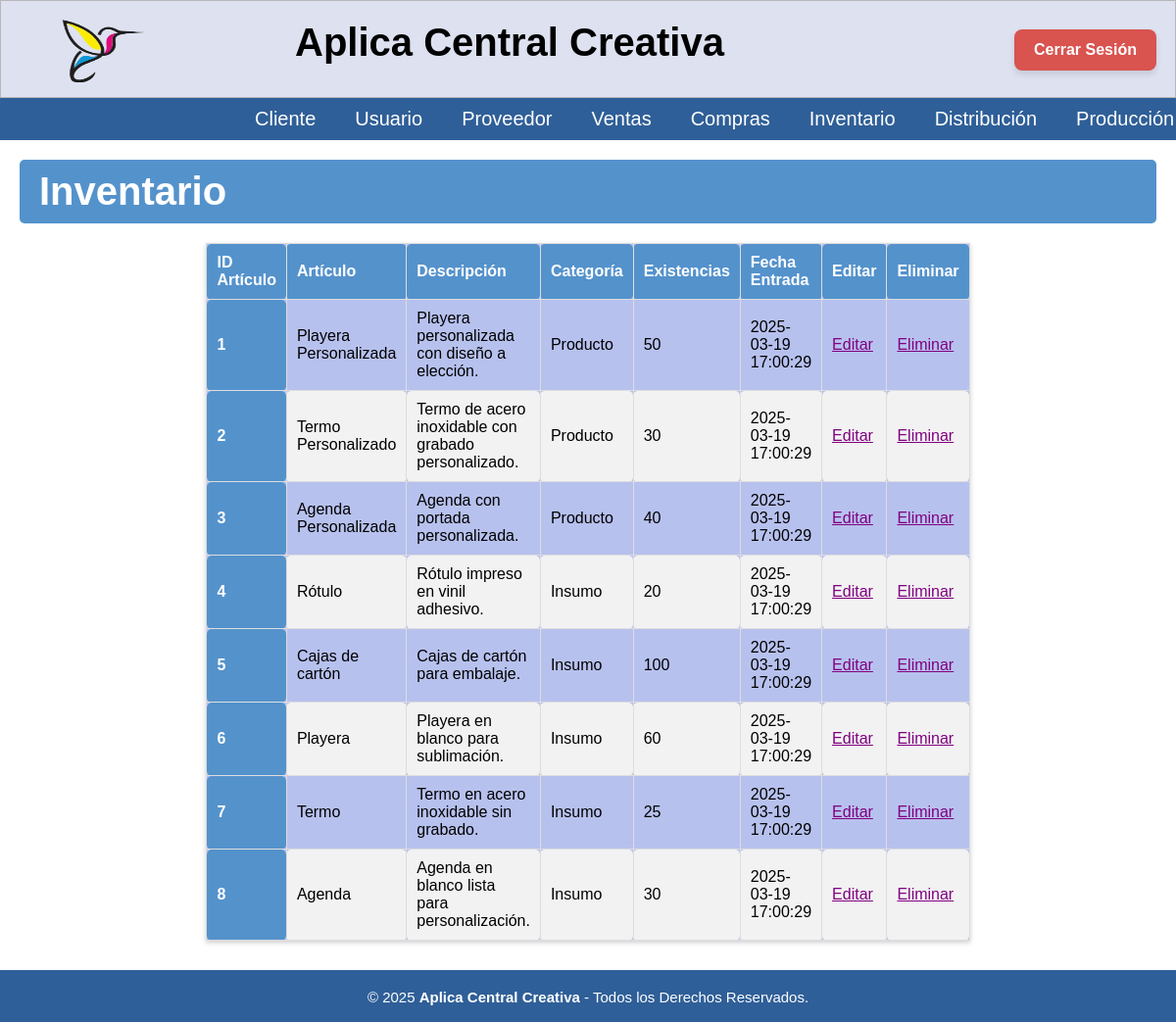
Screenshot of /Inventario/Inventario.php (signed in) with the database file from the repository.
### tables this page shows
create table articulos(
id_articulo INT NOT NULL PRIMARY KEY,
nombre_articulo VARCHAR(70) NOT NULL,
descripcion TEXT NOT NULL,
categoria ENUM('Insumo', 'Producto') NOT NULL,  
precio NUMERIC(16,2),
costo NUMERIC(16,2),
existencias INT NOT NULL DEFAULT 0,
imagen VARCHAR(255),
fecha_registro DATETIME NOT NULL
);

### Inventario/Inventario.php (the view, shortened to what this page needs)
<?php
include('../BD/ConexionBD.php');
include('../Nav/header.php');
?>
<body>
    <h1 class="titulo">Inventario</h1>
    <table class='tabla_inv'>
        <thead>
            <tr class='cont'>
                <th scope='col'>ID Artículo</th>
                <th scope='col'>Artículo</th>
                <th scope='col'>Descripción</th>
                <th scope='col'>Categoría</th>
                <th scope='col'>Existencias</th>
                <th scope='col'>Fecha Entrada</th>
                <th scope='col'>Editar</th>
                <th scope='col'>Eliminar</th>
            </tr>
        </thead>
        <tbody>
            <?php
            $sql = "SELECT * FROM articulos";
            $result = $conn->query($sql);
            if ($result->num_rows > 0) {
                while ($fila = $result->fetch_assoc()) :
            ?>
                    <tr>
                        <th scope='row'><?= htmlspecialchars($fila['id_articulo']) ?></th>
                        <td><?= htmlspecialchars($fila['nombre_articulo']) ?></td>
                        <td><?= htmlspecialchars($fila['descripcion']) ?></td>
                        <td><?= htmlspecialchars($fila['categoria']) ?></td>
                        <td><?= htmlspecialchars($fila['existencias']) ?></td>
                        <td><?= htmlspecialchars($fila['fecha_registro']) ?></td>
                        <td><a href='Editar/Modificar_I.php?id_articulo=<?= htmlspecialchars($fila['id_articulo']) ?>' class='editar'>Editar</a></td>
                        <td><a href='Eliminar/Eliminar_Inventario.php?id_articulo=<?= htmlspecialchars($fila['id_articulo']) ?>'>Eliminar</a></td>
                    </tr>
            <?php
                endwhile;
            } else {
                echo "<tr><td colspan='9'>No hay artículos en el inventario.</td></tr>";
            }
            ?>
        </tbody>
    </table>
</body>
<?php
include('../Nav/footer.php');
?>
</html>

### CSS/menu.css (style rules this page uses)
* { padding: 0px; margin: 0px; }

### CSS/cabecera.css (style rules this page uses)
* { font-family: 'Roboto', sans-serif; }
html { font-size: 20px; overflow-y: auto; }

### CSS/tablas_boton.css (style rules this page uses)
.titulo { background-color: #5492cc; color: white; padding: 10px 20px; border: none; border-radius: 5px; cursor: pointer; font-family: 'Poppins', sans-serif; margin-left: 20px; margin-top: 20px; margin-right: 20px; }
.tabla_inv { border-collapse: collapse; width: 40%; margin: 20px auto; font-family: 'Roboto', sans-serif; background-color: #b7c1ee; box-shadow: 0 2px 5px rgba(0, 0, 0, 0.2); font-size: 0.8rem; }
.cont { text-align: center; }
.tabla_inv th, .tabla_inv td { border: 1px solid #ddd; padding: 10px 10px; text-align: left; }
.tabla th, .tabla_inv th, .tabla_ped th { background-color: #5492cc; color: white; font-weight: bold; }
.tabla td, .tabla_inv td, .tabla_ped td { color: #000000; }
.tabla_inv tbody tr:nth-child(even) { background-color: #f2f2f2; }
.tabla_inv th, table.tabla_inv td { border-radius: 5px; }
a { text-decoration: underline; color: rgb(0, 0, 0); }

### CSS/formularios.css (style rules this page uses)
.titulo { background-color: #5492cc; color: white; padding: 10px 20px; border: none; border-radius: 5px; cursor: pointer; font-family: 'Poppins', sans-serif; margin-left: 20px; margin-top: 20px; margin-bottom: 20px; margin-right: 20px; }
* { font-family: 'Poppins', sans-serif; margin: 0; padding: 0; box-sizing: border-box; }

### CSS/departamentos.css (style rules this page uses)
a { text-decoration: underline; color: purple; }

### CSS/cabecera2.css (style rules this page uses)
* { padding: 0px; margin: 0px; }
h1, h2 { color: #000000; }
table { width: 100%; margin-bottom: 20px; border-collapse: collapse; }
table, th, td { border: 1px solid #ddd; }
th, td { padding: 10px; text-align: left; }

### rows the page displays
articulos: id_articulo "1", nombre_articulo "Playera Personalizada", descripcion "Playera personalizada con diseño a elección.", categoria "Producto", existencias "50", fecha_registro "2025-03-19 17:00:29"
articulos: id_articulo "2", nombre_articulo "Termo Personalizado", descripcion "Termo de acero inoxidable con grabado personalizado.", categoria "Producto", existencias "30", fecha_registro "2025-03-19 17:00:29"
articulos: id_articulo "3", nombre_articulo "Agenda Personalizada", descripcion "Agenda con portada personalizada.", categoria "Producto", existencias "40", fecha_registro "2025-03-19 17:00:29"
articulos: id_articulo "4", nombre_articulo "Rótulo", descripcion "Rótulo impreso en vinil adhesivo.", categoria "Insumo", existencias "20", fecha_registro "2025-03-19 17:00:29"
articulos: id_articulo "5", nombre_articulo "Cajas de cartón", descripcion "Cajas de cartón para embalaje.", categoria "Insumo", existencias "100", fecha_registro "2025-03-19 17:00:29"
articulos: id_articulo "6", nombre_articulo "Playera", descripcion "Playera en blanco para sublimación.", categoria "Insumo", existencias "60", fecha_registro "2025-03-19 17:00:29"
articulos: id_articulo "7", nombre_articulo "Termo", descripcion "Termo en acero inoxidable sin grabado.", categoria "Insumo", existencias "25", fecha_registro "2025-03-19 17:00:29"
articulos: id_articulo "8", nombre_articulo "Agenda", descripcion "Agenda en blanco lista para personalización.", categoria "Insumo", existencias "30", fecha_registro "2025-03-19 17:00:29"

### other values shown
$nombre "Cliente"
$nombre "Usuario"
$nombre "Proveedor"
$nombre "Ventas"
$nombre "Compras"
$nombre "Inventario"
$nombre "Distribución"
$nombre "Producción"
